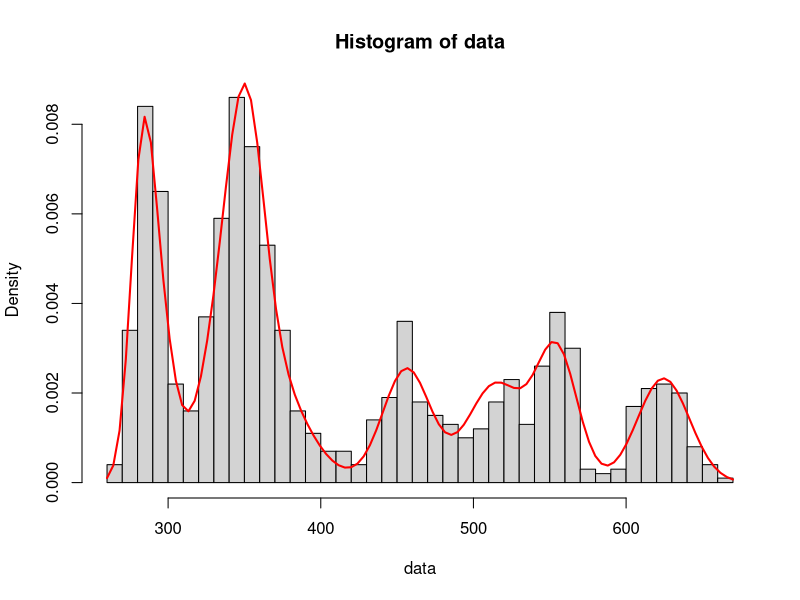

The R source for this figure: (Note: this script raises an error after producing the figure.)
gmm_generation <- function(n, weights, means, sds, plot = TRUE) {
  set.seed(6986897)
  
  stopifnot(n > 0)
  stopifnot(abs(sum(weights) - 1) <= 0.0001 )
  stopifnot(length(weights) == length(means))
  stopifnot(length(weights) == length(sds))
  
  n_components <- length(weights)
  
  # draw component for each sample
  components <- sample(1:n_components, n, replace = TRUE, prob = weights)
  
  # generate mixture data
  data <- rnorm(n, mean = means[components], sd = sds[components])
  
  if (plot) {
    hist(data, breaks=40, freq=FALSE, col="lightgray")
    
    mixture_density <- function(x) {
      rowSums(mapply(function(w, m, s) w * dnorm(x, m, s),
                     weights, means, sds, SIMPLIFY = TRUE))
    }
    curve(mixture_density, add = TRUE, col = "red", lwd = 2)
  }
  return(data)
}

weights <- rep(0.1, 10)
means <- runif(10, 0, 1000)
sds <- runif(10, 5, 25)
data <- gmm_generation(1000, weights, means, sds)

filename <- paste0("gmm_", length(weights), "_components.csv")
filepath <- paste0("data/", filename)
write.csv(data, filepath, row.names = FALSE)